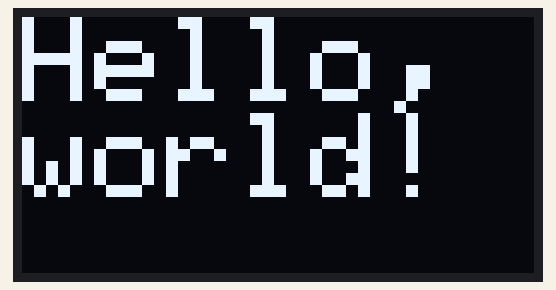
Bench run of a program on a simulated ESP32. On the bench: 128×64 one-colour display.

Above: at 2.1 s.

The program:

main.cpp
```cpp
#include <Arduino.h>
// Khai báo thư viện Wifi
#include "WiFi.h"            // Thư viện WiFi cho ESP32
#include <HTTPClient.h>      // Thư viện gửi HTTP request (GET/POST)
#include <ArduinoJson.h>     // Thư viện parse JSON

// Khai báo thư viện Oled LCD
#include <Adafruit_GFX.h>
#include <Adafruit_SSD1306.h>


#include <Wire.h>
#include <Adafruit_GFX.h>
#include <Adafruit_SSD1306.h>

#define SCREEN_WIDTH 128 // OLED display width, in pixels
#define SCREEN_HEIGHT 64 // OLED display height, in pixels

// Declaration for an SSD1306 display connected to I2C (SDA, SCL pins)
Adafruit_SSD1306 display(SCREEN_WIDTH, SCREEN_HEIGHT, &Wire, -1);


void setup() {
  // put your setup code here, to run once:

  Serial.begin(115200);
  Wire.begin(22, 23);   // SDA = GPIO21, SCL = GPIO22
  if(!display.begin(SSD1306_SWITCHCAPVCC, 0x3C)) { // Address 0x3D for 128x64
    Serial.println(F("SSD1306 allocation failed"));
    for(;;);
  }
  delay(2000);
  display.clearDisplay();

  display.setTextSize(3);             // Kích thước chữ
  display.setTextColor(WHITE);
  display.setCursor(0, 0);           // Bắt đầu từ tạo độ nào
  // Display static text
  display.println("Hello, world!");
  display.display();                  // Hiện thị những gì đã setup


}

void loop() {
  // put your main code here, to run repeatedly:
}
```
